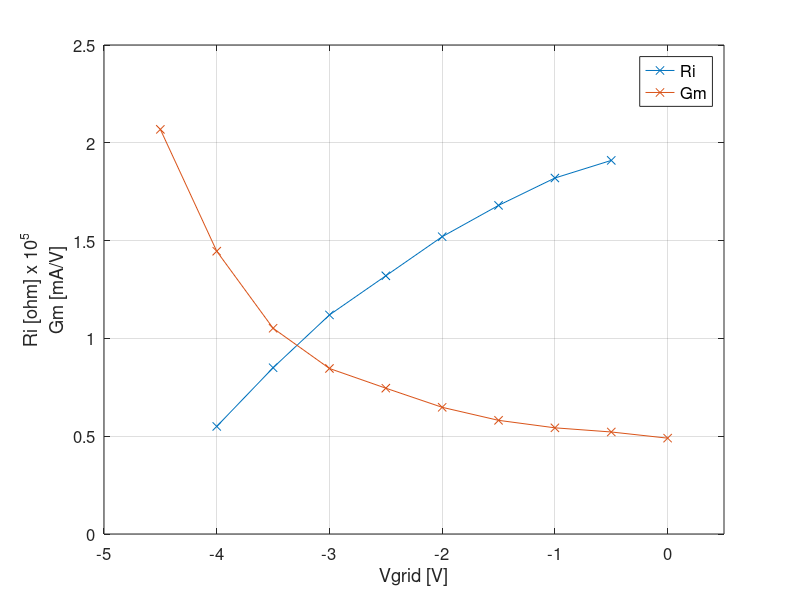

This chart was generated by the following MATLAB code:
% Data obtained from the 12AX7 curves using the TubeUtilities program. To
% be used in the circuit emulation.
%
% Joe.

Gm = [-0.50, 1.91
      -1.00, 1.82
      -1.50, 1.68
      -2.00, 1.52
      -2.50, 1.32
      -3.00, 1.12
      -3.50, 0.85
      -4.00, 0.55];   % <-- Originally 0.65 mA

Ri = [ 0.0, 49000.820275714643 % <-- Originally 46299 kOhm
      -0.5, 52157.554473869692
      -1.0, 54285.675148822549
      -1.5, 58108.341103889412
      -2.0, 64772.066932879468
      -2.5, 74548.305694974246
      -3.0, 84624.833194823615
      -3.5, 105193.50339705426
      -4.0, 144579.43919013219
      -4.5, 206860.51243538884];

plot(Gm(:,1), Gm(:,2), 'x-');
hold on
plot(Ri(:,1), Ri(:,2) / 100000, 'x-');
xlim([-5 0.5])
ylim([0 2.5])
xlabel('Vgrid [V]', 'FontSize', 12);
ylabel(sprintf('Ri [ohm] x 10^5\nGm [mA/V]'), 'FontSize', 12)
set(gca, 'FontSize', 12);
legend({'Ri', 'Gm'}, 'FontSize', 12)
grid
